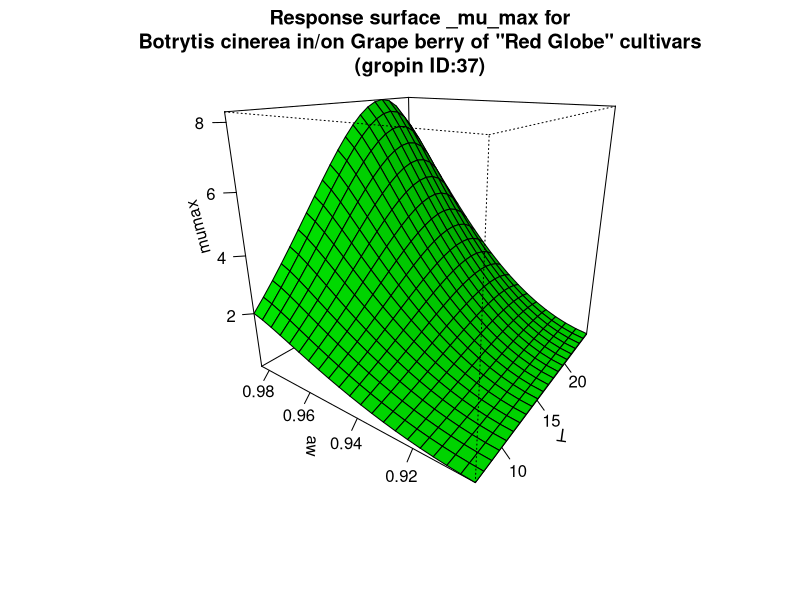

Recreate this plot in R.
#############################
# start of Parameter script
#############################
T <- seq(7.007,24.975024975025,length.out=21)
aw <- seq(0.9009,0.984015984015984,length.out=21)
#############################
# end of Parameter script
#############################
############################# 
# start of Model script Gropin ID 37 
#############################
 
# constant coefficients for this model
mopt <- 8.46
Tmin <- -1.39
Topt <- 21.4
Tmax <- 29.1
awmin <- 0.895
awopt <- 0.988
 
variables <- data.frame(T,aw)
argumentsPar <- unique.data.frame(expand.grid(variables))
 
# heart of the model
response_surface <- function(T,aw) {
   mumax <-(mopt*(((T-Tmax)*((T-Tmin)^2))/((Topt-Tmin)*((Topt-Tmin)*(T-Topt)-(Topt-Tmax)*(Topt+Tmin-2*T))))*(((aw-1)*(aw-awmin)^2)/((awopt-awmin)*((awopt-awmin)*(aw-awopt)-(awopt-1)*(awopt+awmin-2*aw)))))

	return(mumax=mumax)
} 

# output parameters
responseSurface <- cbind(argumentsPar,response_surface(argumentsPar['T'],argumentsPar['aw']))
colnames(responseSurface) <- c(colnames(argumentsPar),'mumax')
#############################
# End of Model script
#############################
############################# 
# start of Visualisation script Gropin ID 37 
#############################
titleText <-'Response surface _mu_max for
Botrytis cinerea in/on Grape berry of "Red Globe" cultivars
(gropin ID:37)'
persp(T,aw,matrix(unlist(responseSurface$'mumax'),nrow=21),col = 'green',xlab='T',ylab='aw',zlab='mumax',main=titleText,theta=305,phi=20,shade=0.25,ticktype = 'detailed')
#############################
# End of Visualisation script
#############################
